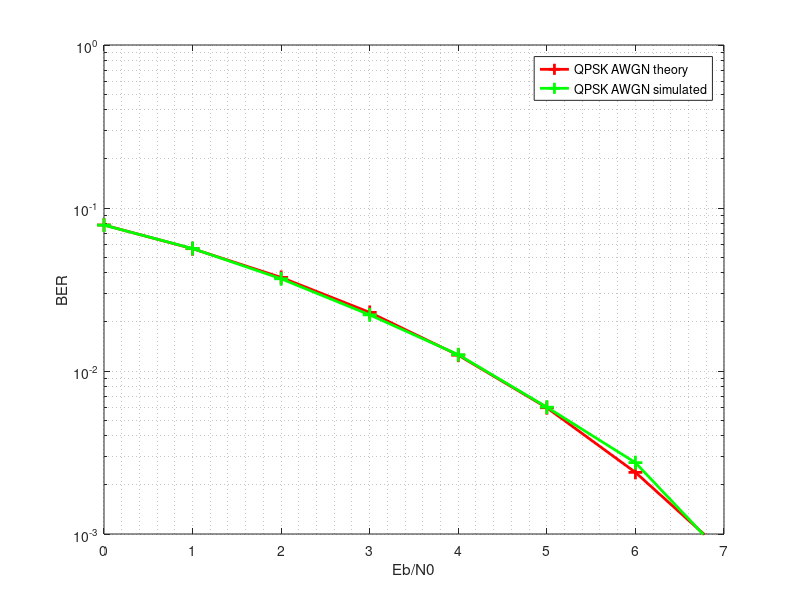

The MATLAB source for this figure:
% hf_modem_curves
% David Rowe Feb 2017
%
% Ideal implementations of a bunch of different HF modems, used to
% generate plots for a blog post.

#{
  [ ] ideal AWGN/HF curves
  [ ] exp AWGN QPSK curves
  [ ] exp AWGN DQPSK curves
  [ ] exp HF channel model
  [ ] with COHPSK frames
#}

1;

% Gray coded QPSK modulation function

function symbol = qpsk_mod(two_bits)
    two_bits_decimal = sum(two_bits .* [2 1]); 
    switch(two_bits_decimal)
        case (0) symbol =  1;
        case (1) symbol =  j;
        case (2) symbol = -j;
        case (3) symbol = -1;
    endswitch
endfunction


% Gray coded QPSK demodulation function

function two_bits = qpsk_demod(symbol)
    bit0 = real(symbol*exp(j*pi/4)) < 0;
    bit1 = imag(symbol*exp(j*pi/4)) < 0;
    two_bits = [bit1 bit0];
endfunction


function sim_out = ber_test(sim_in)
    bps     = 2; % two bits/symbol for QPSK

    verbose = sim_in.verbose;
    nbits   = sim_in.nbits;
    nsymb   = nbits/bps;
    EbNovec = sim_in.EbNovec;

    for ne = 1:length(EbNovec)
        EbNodB = EbNovec(ne);
        EsNodB = EbNodB + 10*log10(bps);
        EsNo = 10^(EsNodB/10);
    
        variance = 1/EsNo;

        tx_bits = rand(1,nbits) > 0.5;
        tx_symb = [];
        for s=1:nsymb
          atx_symb = qpsk_mod(tx_bits(2*s-1:2*s));
          tx_symb = [tx_symb atx_symb];
        end

        % variance is noise power, which is divided equally between real and
        % imag components of noise

        noise = sqrt(variance*0.5)*(randn(1,nsymb) + j*randn(1,nsymb));
        rx_symb = tx_symb + noise;

        rx_bits = [];
        for s=1:nsymb
          two_bits = qpsk_demod(rx_symb(s));
          rx_bits = [rx_bits two_bits];
        end
        
        error_pattern = xor(tx_bits, rx_bits);
        nerrors = sum(error_pattern);
        bervec(ne) = nerrors/nbits;
        if verbose
          printf("EbNodB: %3.1f nerrors: %5d ber: %4.3f\n", EbNodB, nerrors, bervec(ne));
        end
    end

    sim_out.bervec = bervec;
endfunction

% -------------------------------------------------------------

function run_curves
    sim_in.verbose = 1;
    sim_in.nbits   = 100000;
    sim_in.EbNovec = 0:7;

    ber_theory = 0.5*erfc(sqrt(10.^(sim_in.EbNovec/10)));
    sim_qpsk = ber_test(sim_in);

    figure(1); clf;
    semilogy(sim_in.EbNovec, ber_theory,'r+-;QPSK AWGN theory;','markersize', 10, 'linewidth', 2)
    hold on;
    semilogy(sim_in.EbNovec, sim_qpsk.bervec,'g+-;QPSK AWGN simulated;','markersize', 10, 'linewidth', 2)
    hold off;
    xlabel('Eb/N0')
    ylabel('BER')
    grid("minor")
    axis([min(sim_in.EbNovec) max(sim_in.EbNovec) 1E-3 1])

endfunction

% -------------------------------------------------------------

more off;
rand('seed',1); randn('seed', 1);
run_curves
